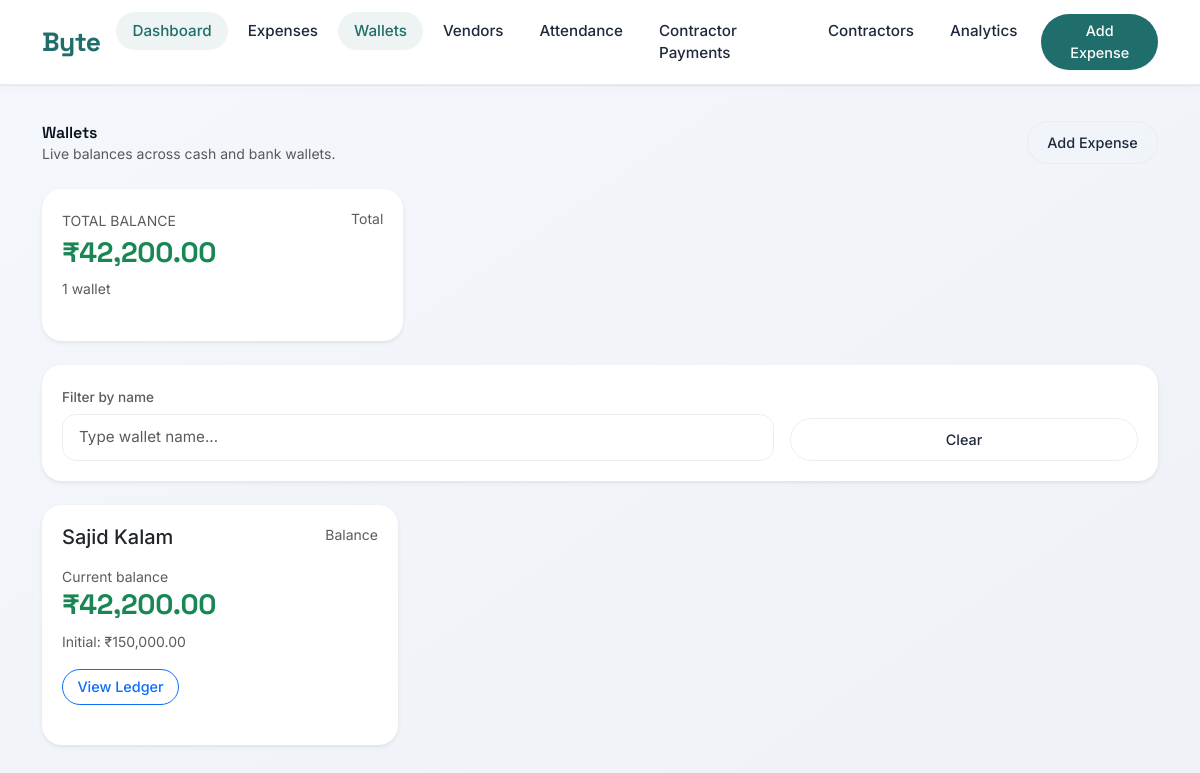
Screenshot of /wallets/ with the database file from the repository.
### wallets/models.py (models this page shows, shortened)
class Wallet(models.Model):
    name = models.CharField(max_length=255)
    initial_balance = models.DecimalField(max_digits=12, decimal_places=2, default=0.00)
    @property
    def current_balance(self):
        credits = self.transactions.filter(transaction_type='CREDIT').aggregate(Sum('amount'))['amount__sum'] or 0
        debits = self.transactions.filter(transaction_type='DEBIT').aggregate(Sum('amount'))['amount__sum'] or 0
        return self.initial_balance + credits - debits

### wallets/views.py (the view)
# urls.py: path('', views.WalletListView.as_view(), name='list'),
class WalletListView(ListView):
    model = Wallet
    template_name = 'wallets/wallet_list.html'
    context_object_name = 'wallets'
    def get_context_data(self, **kwargs):
        context = super().get_context_data(**kwargs)
        context['total_balance'] = sum(wallet.current_balance for wallet in context['wallets'])
        return context

### templates/wallets/wallet_list.html (shortened to what this page needs)
{% extends 'base.html' %}
{% load humanize %}
{% block content %}
<div class="d-flex flex-wrap justify-content-between align-items-center mb-4 gap-3">
    <div>
        <div class="page-title brand-font">Wallets</div>
        <div class="text-muted small">Live balances across cash and bank wallets.</div>
    </div>
    <a href="{% url 'expenses:create' %}" class="btn btn-outline-secondary">Add Expense</a>
</div>
{% if wallets %}
<div class="row g-3 mb-4">
    <div class="col-12 col-md-6 col-lg-4">
        <div class="card shadow-sm border-0 h-100">
            <div class="card-body">
                <div class="d-flex justify-content-between align-items-start">
                    <div>
                        <span class="text-muted small text-uppercase">Total Balance</span>
                        <h3 class="mt-1 mb-0 fw-bold text-success">₹{{ total_balance|default:0|floatformat:2|intcomma }}</h3>
                    </div>
                    <span class="text-muted small">Total</span>
                </div>
                <div class="mt-2">
                    <small class="text-muted">{{ wallets|length }} wallet{{ wallets|pluralize }}</small>
                </div>
            </div>
        </div>
    </div>
</div>
{% endif %}
<div class="card shadow-sm mb-4">
    <div class="card-body">
        <div class="collapse d-md-block" id="filterCollapse">
            <div class="row g-3 align-items-end">
                <div class="col-12 col-md-8">
                    <label class="form-label small text-muted">Filter by name</label>
                    <input type="text" id="walletSearch" class="form-control" placeholder="Type wallet name...">
                </div>
                <div class="col-12 col-md-4">
                    <button type="button" id="clearSearch" class="btn btn-outline-secondary w-100">Clear</button>
                </div>
            </div>
        </div>
    </div>
</div>
<div class="row g-4" id="walletsGrid">
    {% for wallet in wallets %}
    <div class="col-12 col-sm-6 col-lg-4 wallet-card" data-name="{{ wallet.name|lower }}">
        <div class="card shadow-sm border-0 h-100 transition-hover">
            <div class="card-body">
                <div class="d-flex justify-content-between align-items-start mb-3">
                    <h5 class="card-title mb-0">{{ wallet.name }}</h5>
                    <span class="text-muted small">Balance</span>
                </div>
                <div class="mb-2">
                    <span class="text-muted small">Current balance</span>
                    <h3 class="fw-bold {% if wallet.current_balance >= 0 %}text-success{% else %}text-danger{% endif %} mb-0">
                        ₹{{ wallet.current_balance|floatformat:2|intcomma }}
                    </h3>
                </div>
                <div class="mb-3">
                    <small class="text-muted">Initial: ₹{{ wallet.initial_balance|floatformat:2|intcomma }}</small>
                </div>
                <a href="{% url 'wallets:detail' wallet.pk %}" class="btn btn-outline-primary btn-sm rounded-pill">View Ledger</a>
            </div>
        </div>
    </div>
    {% endfor %}
</div>
{% endblock %}

### templates/base.html (style rules this page uses)
:root { --ink: #0a0f1c; --ink-soft: #1e293b; --muted: #5b6e8c; --muted-light: #8a99b0; --bg: #f8fafc; --card-bg: #ffffff; --border-subtle: #e9edf2; --accent: #1f6e6b; --accent-soft: #2c7e7b; --accent-light: rgba(31, 110, 107, 0.08); --warning: #e67e22; --danger: #dc5f5f; --shadow-sm: 0 4px 12px rgba(0, 0, 0, 0.02), 0 1px 2px rgba(0, 0, 0, 0.03); --shadow-md: 0 8px 24px rgba(0, 0, 0, 0.04), 0 2px 4px rgba(0, 0, 0, 0.02); --shadow-lg: 0 20px 32px -12px rgba(0, 0, 0, 0.08); --radius-card: 1.25rem; --radius-element: 0.85rem; }
* { margin: 0; padding: 0; box-sizing: border-box; }
body { font-family: 'Inter', sans-serif; background: linear-gradient(145deg, #f4f7fc 0%, #eef2f7 100%); color: var(--ink); line-height: 1.45; -webkit-font-smoothing: antialiased; }
h1, h2, h3, h4, .brand-font { font-family: 'Space Grotesk', sans-serif; font-weight: 600; letter-spacing: -0.01em; }
.card { background: var(--card-bg); border: none; border-radius: var(--radius-card); box-shadow: var(--shadow-md); transition: transform 0.2s ease, box-shadow 0.2s; margin-bottom: 1.25rem; overflow: hidden; }
.card-body { padding: 1.25rem; }
.form-label { font-weight: 500; font-size: 0.85rem; margin-bottom: 0.4rem; color: var(--ink-soft); }
.form-control, .form-select, textarea, input:not([type="checkbox"]):not([type="radio"]) { border: 1px solid var(--border-subtle); border-radius: var(--radius-element); padding: 0.7rem 1rem; font-size: 0.95rem; background: #ffffff; transition: all 0.2s; }
.btn { border-radius: 60px; padding: 0.6rem 1.2rem; font-weight: 500; font-size: 0.9rem; transition: all 0.2s; }
.btn-outline-secondary { border-color: var(--border-subtle); color: var(--ink-soft); }
.btn-sm { padding: 0.4rem 0.9rem; }
button, a.btn, .nav-link, .form-control, .form-select { touch-action: manipulation; }

### rows the page displays
Wallet: name "Sajid Kalam", current_balance "42,200.00", initial_balance "150,000.00"

### other values shown
{{ total_balance|default:0|floatformat:2|intcomma }} "42,200.00"
{{ wallets|length }} "1"
